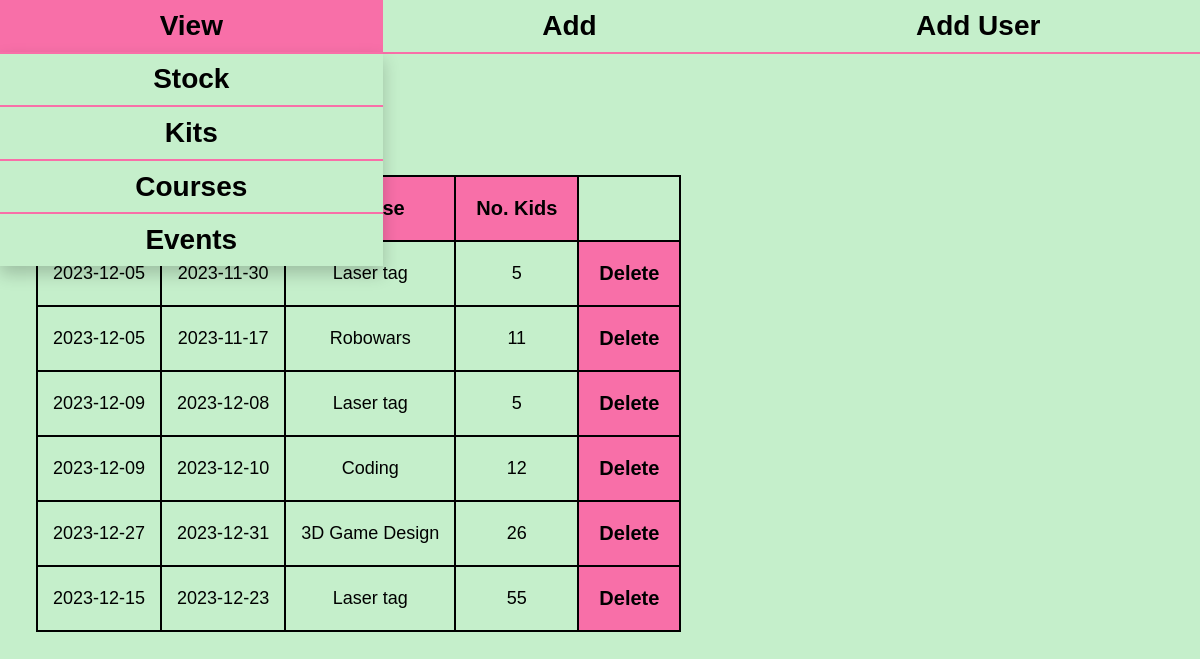
/view/event (signed in), run on the app's committed database.
### app/models.py (models this page shows, shortened)
class Event(db.Model):
    id = db.Column(db.Integer, primary_key=True)
    start = db.Column(db.DateTime)
    end = db.Column(db.DateTime)
    course = db.Column(db.Integer, db.ForeignKey('course.id'))
    numberOfKids = db.Column(db.Integer)
    def data(self):
        if self.course:
            return [self.start.date(), self.end.date(), db_functions.get_course_with_id(self.course).name,  self.numberOfKids]
        return [self.start, self.end, None, self.numberOfKids]

class Course(db.Model):
    id = db.Column(db.Integer, primary_key=True)
    name = db.Column(db.String)
    events = db.relationship('Event', backref='course_events', lazy='dynamic')
    kits = db.relationship('Kit', backref='course_kits', lazy='dynamic')

### app/views.py (the view, shortened to what this page needs)
@app.route('/view/<model_type>', methods=['GET', 'POST'])
@login_required
def courses(model_type):
    try:
        reverse = session['reverse']
    except:
        reverse = False
    try:
        sort_by = session['sort_by']
    except:
        sort_by = None
    if model_type == 'stock':
        sort = SortStockItemForm()
        items = get_stock_items()
    elif model_type == 'kit':
        sort = SortKitsForm()
        items = get_kits()
    elif model_type == 'course':
        sort = SortCoursesForm()
        items = get_courses()
    elif model_type == 'event':
        sort = SortEventsForm()
        items = get_events()
    for a in sort:
        if a.data:
            if a.name == sort_by:
                reverse = not reverse
            session['sort_by'] = a.name
            session['reverse'] = reverse
            return redirect(f'/view/{model_type}')
    else:
        print(sort.errors)
    items = sort.sort(items, sort_by, reverse)
    return render_template('view_model.html',
                           allItems = items,
                           headers=sort,
                           title=model_type,
                           active_page='view')

### app/sort_forms.py
class SortEventsForm(FlaskForm):
    start = SubmitField('Start')
    end = SubmitField('End')
    course = SubmitField('Course')
    number_of_kids = SubmitField('No. Kids')
    def __iter__(self):
        return iter([self.start, self.end, self.course, self.number_of_kids])
    def sort(self, event, sort_by, reverse):
        try:
            if sort_by == 'start':
                event.sort(key=lambda x: x.start, reverse=reverse)
            elif sort_by == 'end':
                event.sort(key=lambda x: x.end, reverse=reverse)
            elif sort_by == 'course':
                event.sort(key=lambda x: db_functions.get_course_with_id(x.course).name.lower(), reverse=reverse)
            elif sort_by == 'numberOfKids':
                event.sort(key=lambda x: x.numberOfKids, reverse=reverse)
        except:
            print("could not sort")
        return event

### app/__init__.py (called while the page is built)
@login_manager.user_loader
def load_user(user_id):
    return models.User.query.get(user_id)

### app/db_functions.py (called while the page is built)
def get_events():
    return models.Event.query.all()

def get_course_with_id(course_id):
    return models.Course.query.get(course_id)

### app/templates/view_model.html (shortened to what this page needs)
{% extends "base.html" %}
{% block content %}
    <link href="{{ url_for('static', filename='view.css') }}" type="text/css" rel="stylesheet">
    <h1>{{ title }}</h1>
    <table class="items-table">
        <tr>
            <form action="" method="post" name="sort_model">
            {% for header in headers %}
                <td>{{ header }}</td>
            {% endfor %}
            <td colspan="2" class="top_row"></td>
            </form>
        </tr>
        {% for item in allItems %}
            <tr>
            {% for column in item.data() %}
                <td class="text">{{ column }}</td>
            {% endfor %}
            <td><form method="post"><input class="delete" type=submit name="delete_{{ item.id }}" value="Delete">
            </tr>
        {% endfor %}
    </table>
{% endblock %}

### app/static/generic.css (style rules this page uses)
:root { --main: #C5EFCB; --main2: #908d8d; --secondary: #000000; --accent-blue: #f86fa8; }
body { margin: 0; font-family: sans-serif; font-size: 18px; background-color: var(--main); padding-bottom: 250px; color: var(--secondary); }
h1 { margin: 20px; margin-left: 1em; }
table { border-collapse: collapse; }
table form { height: 100%; }
table input[type="submit"] { background-color: var(--accent-blue); cursor: pointer; border: none; outline: none; width: 100%; height: 100%; margin: 0; padding: 20px; font-size: 20px; font-weight: 600; color: var(--secondary) }
input[type="submit"] { background-color: var(--accent-blue); color: var(--secondary); cursor: pointer; border: none; outline: none; width: 100px; height: 40px; margin: 0; padding: 0; font-size: 20px; font-weight: 600; }

### app/static/view.css (style rules this page uses)
td, th { border: 2px solid var(--secondary); height: 50px; text-align: center; padding: 0; }
table td { border-left: 2px solid var(--secondary); border-right: 2px solid var(--secondary); }
table .text { padding-left: 15px; padding-right: 15px; }

### data on the page
Event: data "2023-12-05" "2023-11-30" "5"
Course: name "Laser tag"
Event: data "2023-12-05" "2023-11-17" "11"
Course: name "Robowars"
Event: data "2023-12-09" "2023-12-08" "5"
Event: data "2023-12-09" "2023-12-10" "12"
Course: name "Coding"
Event: data "2023-12-27" "2023-12-31" "26"
Course: name "3D Game Design"
Event: data "2023-12-15" "2023-12-23" "55"
